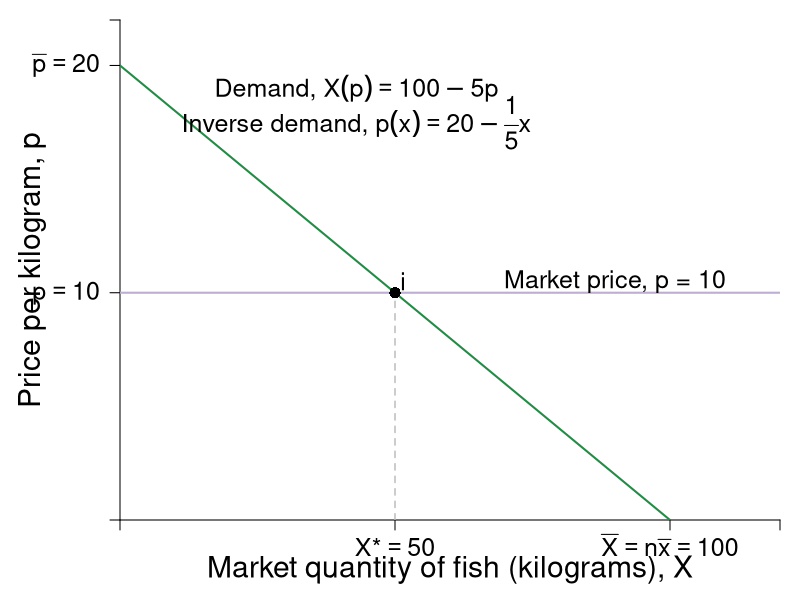

Write R code to recreate this figure.
require(shape)
pdf(file = "indmarketdemand/demand_market_price.pdf", width = 9, height = 7)

#Set parameters for graphics
pointsize <- 1.8
axislabelsize <- 1.8
labelsize <- 1.5
namesize <- 1.8
annotatesize <- 1.5
graphlinewidth <- 2
segmentlinewidth <- 1.5

COL <- c("#7fc97f", "#beaed4", "#fdc086", "#ffff99", "#386cb0", "#f0027f", "#bf5b17", "#666666")
COLA <- c("#99d8c9","#66c2a4","#41ae76", "#238b45", "#005824")
COLB <- c("#4eb3d3", "#2b8cbe", "#0868ac","#084081")

par(mar =  c(4, 6, 1, 1))

mrsA <- function(x, rmax = 20, xmax = 100) {
  rmax - (rmax/xmax)*x
}

# uA <- function(x, y, rmax, rmax = 20, xmax = 10) {
#   y + rmax*x - (1/2)(rmax/xmax)*x^2
# }

xlims <- c(0, 120)
ylims <- c(0, 22)

npts <- 501 
x <- seq(xlims[1], xlims[2], length.out = npts)
y <- seq(ylims[1], ylims[2], length.out = npts) 
a <- c(46.08, 55, 64)
b <- c(46.08, 55, 64)

plot(0, 0, xlim = xlims, ylim = ylims, type = "n",
     xlab = expression(paste("")),
     ylab = expression(paste("")), 
     xaxt = "n", 
     yaxt = "n", 
     cex.lab = axislabelsize, 
     bty = "n",
     xaxs="i", 
     yaxs="i")

# ticksy <- seq(from = 0, to = ylims[2], by = 2)
# ylabels <- seq(from = 0, to = ylims[2], by = 2)
# ticksx <- seq(from = 0, to = xlims[2], by = 2)
# xlabels <- seq(from = 0, to = xlims[2], by = 2)
ticksy <- c(0, 10, 20, ylims[2])
ylabels <- c(NA, expression(paste(p == 10)), expression(paste(bar(p) == 20)), NA)
ticksx <- c(0, 50, 100, xlims[2])
xlabels <- c(NA, expression(paste(X,"*") == 50), expression(paste(bar(X)==n*bar(x), phantom()==100)), NA)

axis(1, at = ticksx, pos = 0, labels = xlabels, cex.axis = labelsize)
axis(2, at = ticksy, pos = 0, labels = ylabels, las = 1, cex.axis = labelsize)

npts <- 500 
xx1 <- seq(xlims[1], xlims[2], length.out = npts)

#xpoly <- c(0, 10, 0)
#ypoly <- c(5, 5, 10)
#polygon(x = xpoly, y = ypoly, col = COL[4], density=NULL, border = NA)

#Lines for mrs graph
lines(xx1, mrsA(xx1), col = COLA[4], lwd = graphlinewidth)

segments(0, 10, xlims[2], 10, lty = 1, col = COL[2] , lwd = graphlinewidth)
segments(50, 0, 50, 10, lty = 2, col = "gray" , lwd = segmentlinewidth)

#Label axes
#mtext(expression(paste("Quantity of fish, ", x)), side=1, line = 2.5, cex = axislabelsize)
text(0.5*xlims[2], -2.2, expression(paste("Market quantity of fish (kilograms), ", X)), xpd = TRUE, cex = axislabelsize) 
text(-16, 0.5*ylims[2], expression(paste("Price per kilogram, ", p )), xpd = TRUE, cex = axislabelsize, srt = 90) 

points(50, 10, pch = 16, col = "black", cex = 1.5)
text(51.5, 10.5, expression(i), cex = annotatesize)

#segments(4.11765, 6.17647, 5.88, 8.88, lty = 1, col = COL[2] , lwd = graphlinewidth)
text(90, 10.5, expression("Market price, p = 10"), cex = labelsize)
#text(7.3, 2.5, expression("Curve"))
#Arrows(7.3, 3.5, 7.3, 6.1, col = "black", lty = 1, lwd = 2, arr.type = "triangle", arr.lwd = 0.5)

#Label the iso-welfare functions for the HG, Aisha
# text(3.8, 1.5, expression(u[1]^A))
# text(4.6, 1.5, expression(u[2]^A))
# text(5.5, 1.5, expression(u[3]^A))
#text(6.6, 8.3, expression(u[4]^A))


#Label the indifference curves for the HG, Betty
# text(7.6, 17, expression(u[1]^B))
# text(6.75, 17, expression(u[2]^B))
# text(6, 17, expression(u[3]^B))
#text(3.4, 6.9, expression(v[4]^B))

#Label mrs function
text(43, 19, expression(paste("Demand, ", X(p) == 100 - 5 *p)), cex = annotatesize)
text(43, 17.5, expression(paste("Inverse demand, ", p(x) == 20 - frac(1,5) *x)), cex = annotatesize)
#Arrows(10, 7.5, 10, 5, col = "black", lty = 1, lwd = 2, arr.type = "triangle", arr.lwd = 0.5)

#Label satiation
#text(20, 3.5, expression(paste(bar(x) == "Point")))
#text(20, 3, expression(paste("of Satiation")))
#Arrows(20, 2.5, 20, 0.5, col = "black", lty = 1, lwd = 2, arr.type = "triangle", arr.lwd = 0.5)

#Label highest willingness to pay
#text(5, 10, expression("Consumer Surplus"))
#text(5, 9, expression(paste(CS==frac(1, 2)*bgroup("(",bar(r) - p,")")*x)))
#Arrows(5, 8.5, 5, 6, col = "black", lty = 1, lwd = 2, arr.type = "triangle", arr.lwd = 0.5)

dev.off()
